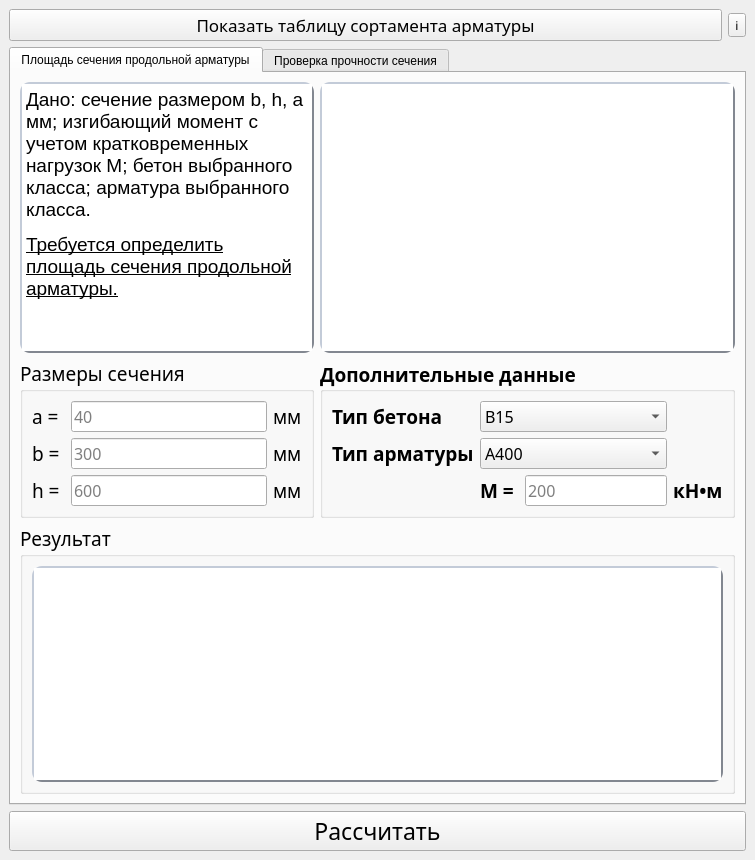
<?xml version="1.0" encoding="UTF-8"?>
<ui version="4.0">
 <class>MainWindow</class>
 <widget class="QMainWindow" name="MainWindow">
  <property name="windowModality">
   <enum>Qt::NonModal</enum>
  </property>
  <property name="geometry">
   <rect>
    <x>0</x>
    <y>0</y>
    <width>755</width>
    <height>860</height>
   </rect>
  </property>
  <property name="sizePolicy">
   <sizepolicy hsizetype="Expanding" vsizetype="Expanding">
    <horstretch>0</horstretch>
    <verstretch>0</verstretch>
   </sizepolicy>
  </property>
  <property name="minimumSize">
   <size>
    <width>755</width>
    <height>860</height>
   </size>
  </property>
  <property name="font">
   <font>
    <stylestrategy>PreferDefault</stylestrategy>
   </font>
  </property>
  <property name="cursor">
   <cursorShape>ArrowCursor</cursorShape>
  </property>
  <property name="mouseTracking">
   <bool>false</bool>
  </property>
  <property name="windowTitle">
   <string>Калькулятор арматуры</string>
  </property>
  <property name="windowOpacity">
   <double>1.000000000000000</double>
  </property>
  <property name="layoutDirection">
   <enum>Qt::LeftToRight</enum>
  </property>
  <property name="autoFillBackground">
   <bool>false</bool>
  </property>
  <property name="styleSheet">
   <string notr="true"/>
  </property>
  <property name="inputMethodHints">
   <set>Qt::ImhNone</set>
  </property>
  <widget class="QWidget" name="centralwidget">
   <layout class="QGridLayout" name="gridLayout_2">
    <item row="1" column="0" colspan="2">
     <widget class="QTabWidget" name="tabWidget">
      <property name="styleSheet">
       <string notr="true"/>
      </property>
      <property name="currentIndex">
       <number>0</number>
      </property>
      <widget class="QWidget" name="tab_1">
       <property name="styleSheet">
        <string notr="true"/>
       </property>
       <attribute name="title">
        <string>Площадь сечения продольной арматуры</string>
       </attribute>
       <layout class="QGridLayout" name="gridLayout_9">
        <item row="1" column="1">
         <widget class="QGraphicsView" name="graphicsView_2">
          <property name="styleSheet">
           <string notr="true">    border-style: outset;
    border-width: 2px;
    border-radius: 10px;
    border-color: #828790;</string>
          </property>
         </widget>
        </item>
        <item row="3" column="0" colspan="2">
         <widget class="QGroupBox" name="sizes_2">
          <property name="font">
           <font>
            <family>Circe ExtraBold</family>
            <pointsize>14</pointsize>
           </font>
          </property>
          <property name="title">
           <string>Результат</string>
          </property>
          <layout class="QGridLayout" name="gridLayout_8">
           <item row="0" column="0">
            <widget class="QTextBrowser" name="answer_text">
             <property name="minimumSize">
              <size>
               <width>0</width>
               <height>113</height>
              </size>
             </property>
             <property name="styleSheet">
              <string notr="true">    border-style: outset;
    border-width: 2px;
    border-radius: 10px;
    border-color: #828790;</string>
             </property>
             <property name="html">
              <string>&lt;!DOCTYPE HTML PUBLIC &quot;-//W3C//DTD HTML 4.0//EN&quot; &quot;http://www.w3.org/TR/REC-html40/strict.dtd&quot;&gt;
&lt;html&gt;&lt;head&gt;&lt;meta name=&quot;qrichtext&quot; content=&quot;1&quot; /&gt;&lt;style type=&quot;text/css&quot;&gt;
p, li { white-space: pre-wrap; }
&lt;/style&gt;&lt;/head&gt;&lt;body style=&quot; font-family:'MS Shell Dlg 2'; font-size:8.25pt; font-weight:400; font-style:normal;&quot;&gt;
&lt;p style=&quot;-qt-paragraph-type:empty; margin-top:0px; margin-bottom:0px; margin-left:0px; margin-right:0px; -qt-block-indent:0; text-indent:0px;&quot;&gt;&lt;br /&gt;&lt;/p&gt;&lt;/body&gt;&lt;/html&gt;</string>
             </property>
            </widget>
           </item>
          </layout>
         </widget>
        </item>
        <item row="2" column="1">
         <widget class="QGroupBox" name="additional_data">
          <property name="font">
           <font>
            <family>Circe ExtraBold</family>
            <pointsize>14</pointsize>
            <weight>75</weight>
            <bold>true</bold>
           </font>
          </property>
          <property name="title">
           <string>Дополнительные данные</string>
          </property>
          <property name="alignment">
           <set>Qt::AlignLeading|Qt::AlignLeft|Qt::AlignVCenter</set>
          </property>
          <layout class="QGridLayout" name="gridLayout_4">
           <item row="0" column="0">
            <widget class="QLabel" name="label_37">
             <property name="font">
              <font>
               <family>Circe Bold</family>
               <pointsize>14</pointsize>
               <weight>75</weight>
               <bold>true</bold>
               <stylestrategy>PreferDefault</stylestrategy>
              </font>
             </property>
             <property name="text">
              <string>Тип бетона</string>
             </property>
            </widget>
           </item>
           <item row="0" column="1" colspan="2">
            <widget class="QComboBox" name="concrete_type">
             <property name="font">
              <font>
               <family>Circe</family>
               <pointsize>12</pointsize>
               <weight>50</weight>
               <bold>false</bold>
              </font>
             </property>
             <property name="currentText">
              <string>B15</string>
             </property>
             <property name="currentIndex">
              <number>2</number>
             </property>
             <item>
              <property name="text">
               <string>B5</string>
              </property>
             </item>
             <item>
              <property name="text">
               <string>B10</string>
              </property>
             </item>
             <item>
              <property name="text">
               <string>B15</string>
              </property>
             </item>
             <item>
              <property name="text">
               <string>B20</string>
              </property>
             </item>
             <item>
              <property name="text">
               <string>B25</string>
              </property>
             </item>
             <item>
              <property name="text">
               <string>B30</string>
              </property>
             </item>
             <item>
              <property name="text">
               <string>B35</string>
              </property>
             </item>
             <item>
              <property name="text">
               <string>B40</string>
              </property>
             </item>
             <item>
              <property name="text">
               <string>B45</string>
              </property>
             </item>
             <item>
              <property name="text">
               <string>B50</string>
              </property>
             </item>
             <item>
              <property name="text">
               <string>B55</string>
              </property>
             </item>
             <item>
              <property name="text">
               <string>B60</string>
              </property>
             </item>
            </widget>
           </item>
           <item row="1" column="0">
            <widget class="QLabel" name="label_38">
             <property name="font">
              <font>
               <family>Circe Bold</family>
               <pointsize>14</pointsize>
               <weight>75</weight>
               <bold>true</bold>
               <stylestrategy>PreferDefault</stylestrategy>
              </font>
             </property>
             <property name="text">
              <string>Тип арматуры</string>
             </property>
            </widget>
           </item>
           <item row="1" column="1" colspan="2">
            <widget class="QComboBox" name="armature_type">
             <property name="font">
              <font>
               <family>Circe</family>
               <pointsize>12</pointsize>
               <weight>50</weight>
               <bold>false</bold>
              </font>
             </property>
             <property name="currentText">
              <string>A400</string>
             </property>
             <property name="currentIndex">
              <number>2</number>
             </property>
             <item>
              <property name="text">
               <string>A240</string>
              </property>
             </item>
             <item>
              <property name="text">
               <string>A300</string>
              </property>
             </item>
             <item>
              <property name="text">
               <string>A400</string>
              </property>
             </item>
             <item>
              <property name="text">
               <string>A500</string>
              </property>
             </item>
            </widget>
           </item>
           <item row="2" column="1">
            <widget class="QLabel" name="label_39">
             <property name="font">
              <font>
               <family>Circe Bold</family>
               <pointsize>14</pointsize>
               <weight>75</weight>
               <bold>true</bold>
               <stylestrategy>PreferDefault</stylestrategy>
              </font>
             </property>
             <property name="text">
              <string>M = </string>
             </property>
             <property name="alignment">
              <set>Qt::AlignLeading|Qt::AlignLeft|Qt::AlignVCenter</set>
             </property>
            </widget>
           </item>
           <item row="2" column="2">
            <widget class="QLineEdit" name="M_field">
             <property name="font">
              <font>
               <family>Circe</family>
               <pointsize>12</pointsize>
               <weight>50</weight>
               <bold>false</bold>
              </font>
             </property>
             <property name="text">
              <string/>
             </property>
             <property name="placeholderText">
              <string>200</string>
             </property>
            </widget>
           </item>
           <item row="2" column="3">
            <widget class="QLabel" name="label_40">
             <property name="font">
              <font>
               <family>Circe Bold</family>
               <pointsize>14</pointsize>
               <weight>75</weight>
               <bold>true</bold>
               <stylestrategy>PreferDefault</stylestrategy>
              </font>
             </property>
             <property name="text">
              <string>кН•м</string>
             </property>
            </widget>
           </item>
          </layout>
         </widget>
        </item>
        <item row="1" column="0">
         <widget class="QTextBrowser" name="task_text">
          <property name="styleSheet">
           <string notr="true">    border-style: outset;
    border-width: 2px;
    border-radius: 10px;
    border-color: #828790;</string>
          </property>
          <property name="html">
           <string>&lt;!DOCTYPE HTML PUBLIC &quot;-//W3C//DTD HTML 4.0//EN&quot; &quot;http://www.w3.org/TR/REC-html40/strict.dtd&quot;&gt;
&lt;html&gt;&lt;head&gt;&lt;meta name=&quot;qrichtext&quot; content=&quot;1&quot; /&gt;&lt;style type=&quot;text/css&quot;&gt;
p, li { white-space: pre-wrap; }
&lt;/style&gt;&lt;/head&gt;&lt;body style=&quot; font-family:'MS Shell Dlg 2'; font-size:8.25pt; font-weight:400; font-style:normal;&quot;&gt;
&lt;p style=&quot; margin-top:12px; margin-bottom:12px; margin-left:0px; margin-right:0px; -qt-block-indent:0; text-indent:0px;&quot;&gt;&lt;span style=&quot; font-family:'Circe'; font-size:14pt;&quot;&gt;Дано: сечение размером b, h, a мм; изгибающий момент с учетом кратковременных нагрузок M; бетон выбранного класса; арматура выбранного класса.&lt;/span&gt;&lt;/p&gt;
&lt;p style=&quot; margin-top:12px; margin-bottom:12px; margin-left:0px; margin-right:0px; -qt-block-indent:0; text-indent:0px;&quot;&gt;&lt;span style=&quot; font-family:'Circe'; font-size:14pt; text-decoration: underline;&quot;&gt;Требуется определить площадь сечения продольной арматуры.&lt;/span&gt;&lt;/p&gt;&lt;/body&gt;&lt;/html&gt;</string>
          </property>
         </widget>
        </item>
        <item row="2" column="0">
         <widget class="QGroupBox" name="sizes">
          <property name="font">
           <font>
            <family>Circe ExtraBold</family>
            <pointsize>14</pointsize>
           </font>
          </property>
          <property name="title">
           <string>Размеры сечения</string>
          </property>
          <layout class="QGridLayout" name="gridLayout">
           <item row="1" column="1">
            <widget class="QLineEdit" name="b_field">
             <property name="font">
              <font>
               <family>Circe</family>
               <pointsize>12</pointsize>
              </font>
             </property>
             <property name="text">
              <string/>
             </property>
             <property name="placeholderText">
              <string>300</string>
             </property>
            </widget>
           </item>
           <item row="0" column="2">
            <widget class="QLabel" name="label_3">
             <property name="font">
              <font>
               <family>Circe Bold</family>
               <pointsize>14</pointsize>
               <stylestrategy>PreferDefault</stylestrategy>
              </font>
             </property>
             <property name="text">
              <string>мм</string>
             </property>
            </widget>
           </item>
           <item row="2" column="0">
            <widget class="QLabel" name="label_7">
             <property name="font">
              <font>
               <family>Circe Bold</family>
               <pointsize>14</pointsize>
               <stylestrategy>PreferDefault</stylestrategy>
              </font>
             </property>
             <property name="text">
              <string>h = </string>
             </property>
            </widget>
           </item>
           <item row="0" column="1">
            <widget class="QLineEdit" name="a_field">
             <property name="font">
              <font>
               <family>Circe</family>
               <pointsize>12</pointsize>
              </font>
             </property>
             <property name="text">
              <string/>
             </property>
             <property name="echoMode">
              <enum>QLineEdit::Normal</enum>
             </property>
             <property name="placeholderText">
              <string>40</string>
             </property>
            </widget>
           </item>
           <item row="1" column="0">
            <widget class="QLabel" name="label_5">
             <property name="font">
              <font>
               <family>Circe Bold</family>
               <pointsize>14</pointsize>
               <stylestrategy>PreferDefault</stylestrategy>
              </font>
             </property>
             <property name="text">
              <string>b = </string>
             </property>
            </widget>
           </item>
           <item row="0" column="0">
            <widget class="QLabel" name="label_2">
             <property name="font">
              <font>
               <family>Circe Bold</family>
               <pointsize>14</pointsize>
               <stylestrategy>PreferDefault</stylestrategy>
              </font>
             </property>
             <property name="text">
              <string>a = </string>
             </property>
             <property name="alignment">
              <set>Qt::AlignLeading|Qt::AlignLeft|Qt::AlignVCenter</set>
             </property>
            </widget>
           </item>
           <item row="2" column="2">
            <widget class="QLabel" name="label_6">
             <property name="font">
              <font>
               <family>Circe Bold</family>
               <pointsize>14</pointsize>
               <stylestrategy>PreferDefault</stylestrategy>
              </font>
             </property>
             <property name="text">
              <string>мм</string>
             </property>
            </widget>
           </item>
           <item row="1" column="2">
            <widget class="QLabel" name="label_4">
             <property name="font">
              <font>
               <family>Circe Bold</family>
               <pointsize>14</pointsize>
               <stylestrategy>PreferDefault</stylestrategy>
              </font>
             </property>
             <property name="text">
              <string>мм</string>
             </property>
            </widget>
           </item>
           <item row="2" column="1">
            <widget class="QLineEdit" name="h_field">
             <property name="font">
              <font>
               <family>Circe</family>
               <pointsize>12</pointsize>
              </font>
             </property>
             <property name="text">
              <string/>
             </property>
             <property name="placeholderText">
              <string>600</string>
             </property>
            </widget>
           </item>
          </layout>
         </widget>
        </item>
       </layout>
       <zorder>graphicsView_2</zorder>
       <zorder>task_text</zorder>
       <zorder>sizes</zorder>
       <zorder>additional_data</zorder>
       <zorder>sizes_2</zorder>
      </widget>
      <widget class="QWidget" name="tab_2">
       <attribute name="title">
        <string>Проверка прочности сечения</string>
       </attribute>
       <layout class="QGridLayout" name="gridLayout_12">
        <item row="0" column="0" colspan="2">
         <widget class="QTextBrowser" name="task_text_2">
          <property name="styleSheet">
           <string notr="true">    border-style: outset;
    border-width: 2px;
    border-radius: 10px;
    border-color: #828790;</string>
          </property>
          <property name="html">
           <string>&lt;!DOCTYPE HTML PUBLIC &quot;-//W3C//DTD HTML 4.0//EN&quot; &quot;http://www.w3.org/TR/REC-html40/strict.dtd&quot;&gt;
&lt;html&gt;&lt;head&gt;&lt;meta name=&quot;qrichtext&quot; content=&quot;1&quot; /&gt;&lt;style type=&quot;text/css&quot;&gt;
p, li { white-space: pre-wrap; }
&lt;/style&gt;&lt;/head&gt;&lt;body style=&quot; font-family:'MS Shell Dlg 2'; font-size:8.25pt; font-weight:400; font-style:normal;&quot;&gt;
&lt;p style=&quot; margin-top:12px; margin-bottom:12px; margin-left:0px; margin-right:0px; -qt-block-indent:0; text-indent:0px;&quot;&gt;&lt;span style=&quot; font-family:'Circe'; font-size:14pt;&quot;&gt;Дано: сечение размерами b, h, a мм; растянутая арматура заданного класса; площадь ее сечения A&lt;/span&gt;&lt;span style=&quot; font-family:'Circe'; font-size:14pt; vertical-align:sub;&quot;&gt;s&lt;/span&gt;&lt;span style=&quot; font-family:'Circe'; font-size:14pt;&quot;&gt;; бетон заданного класса; изгибающий момент M.&lt;/span&gt;&lt;/p&gt;
&lt;p style=&quot; margin-top:12px; margin-bottom:12px; margin-left:0px; margin-right:0px; -qt-block-indent:0; text-indent:0px;&quot;&gt;&lt;span style=&quot; font-family:'Circe'; font-size:14pt; text-decoration: underline;&quot;&gt;Требуется проверить прочность сечения.&lt;/span&gt;&lt;/p&gt;&lt;/body&gt;&lt;/html&gt;</string>
          </property>
         </widget>
        </item>
        <item row="1" column="0">
         <widget class="QGroupBox" name="sizes_3">
          <property name="font">
           <font>
            <family>Circe ExtraBold</family>
            <pointsize>14</pointsize>
           </font>
          </property>
          <property name="title">
           <string>Размеры сечения</string>
          </property>
          <layout class="QGridLayout" name="gridLayout_3">
           <item row="1" column="1">
            <widget class="QLineEdit" name="b_field_2">
             <property name="font">
              <font>
               <family>Circe</family>
               <pointsize>12</pointsize>
              </font>
             </property>
             <property name="text">
              <string/>
             </property>
             <property name="placeholderText">
              <string>300</string>
             </property>
            </widget>
           </item>
           <item row="0" column="2">
            <widget class="QLabel" name="label_8">
             <property name="font">
              <font>
               <family>Circe Bold</family>
               <pointsize>14</pointsize>
               <stylestrategy>PreferDefault</stylestrategy>
              </font>
             </property>
             <property name="text">
              <string>мм</string>
             </property>
            </widget>
           </item>
           <item row="2" column="0">
            <widget class="QLabel" name="label_35">
             <property name="font">
              <font>
               <family>Circe Bold</family>
               <pointsize>14</pointsize>
               <stylestrategy>PreferDefault</stylestrategy>
              </font>
             </property>
             <property name="text">
              <string>h = </string>
             </property>
            </widget>
           </item>
           <item row="0" column="1">
            <widget class="QLineEdit" name="a_field_2">
             <property name="font">
              <font>
               <family>Circe</family>
               <pointsize>12</pointsize>
              </font>
             </property>
             <property name="text">
              <string/>
             </property>
             <property name="echoMode">
              <enum>QLineEdit::Normal</enum>
             </property>
             <property name="placeholderText">
              <string>40</string>
             </property>
            </widget>
           </item>
           <item row="1" column="0">
            <widget class="QLabel" name="label_36">
             <property name="font">
              <font>
               <family>Circe Bold</family>
               <pointsize>14</pointsize>
               <stylestrategy>PreferDefault</stylestrategy>
              </font>
             </property>
             <property name="text">
              <string>b = </string>
             </property>
            </widget>
           </item>
           <item row="0" column="0">
            <widget class="QLabel" name="label_41">
             <property name="font">
              <font>
               <family>Circe Bold</family>
               <pointsize>14</pointsize>
               <stylestrategy>PreferDefault</stylestrategy>
              </font>
             </property>
             <property name="text">
              <string>a = </string>
             </property>
             <property name="alignment">
              <set>Qt::AlignLeading|Qt::AlignLeft|Qt::AlignVCenter</set>
             </property>
            </widget>
           </item>
           <item row="2" column="2">
            <widget class="QLabel" name="label_42">
             <property name="font">
              <font>
               <family>Circe Bold</family>
               <pointsize>14</pointsize>
               <stylestrategy>PreferDefault</stylestrategy>
              </font>
             </property>
             <property name="text">
              <string>мм</string>
             </property>
            </widget>
           </item>
           <item row="1" column="2">
            <widget class="QLabel" name="label_43">
             <property name="font">
              <font>
               <family>Circe Bold</family>
               <pointsize>14</pointsize>
               <stylestrategy>PreferDefault</stylestrategy>
              </font>
             </property>
             <property name="text">
              <string>мм</string>
             </property>
            </widget>
           </item>
           <item row="2" column="1">
            <widget class="QLineEdit" name="h_field_2">
             <property name="font">
              <font>
               <family>Circe</family>
               <pointsize>12</pointsize>
              </font>
             </property>
             <property name="text">
              <string/>
             </property>
             <property name="placeholderText">
              <string>600</string>
             </property>
            </widget>
           </item>
          </layout>
         </widget>
        </item>
        <item row="1" column="1">
         <widget class="QGroupBox" name="additional_data_2">
          <property name="font">
           <font>
            <family>Circe ExtraBold</family>
            <pointsize>14</pointsize>
            <weight>75</weight>
            <bold>true</bold>
           </font>
          </property>
          <property name="title">
           <string>Дополнительные данные</string>
          </property>
          <property name="alignment">
           <set>Qt::AlignLeading|Qt::AlignLeft|Qt::AlignVCenter</set>
          </property>
          <layout class="QGridLayout" name="gridLayout_11">
           <item row="4" column="2">
            <widget class="QLineEdit" name="As_field">
             <property name="font">
              <font>
               <family>Circe</family>
               <pointsize>12</pointsize>
               <weight>50</weight>
               <bold>false</bold>
              </font>
             </property>
             <property name="text">
              <string/>
             </property>
             <property name="placeholderText">
              <string>2945</string>
             </property>
            </widget>
           </item>
           <item row="0" column="0">
            <widget class="QLabel" name="label_44">
             <property name="font">
              <font>
               <family>Circe Bold</family>
               <pointsize>14</pointsize>
               <weight>75</weight>
               <bold>true</bold>
               <stylestrategy>PreferDefault</stylestrategy>
              </font>
             </property>
             <property name="text">
              <string>Тип бетона</string>
             </property>
            </widget>
           </item>
           <item row="2" column="1">
            <widget class="QLabel" name="label_46">
             <property name="font">
              <font>
               <family>Circe Bold</family>
               <pointsize>14</pointsize>
               <weight>75</weight>
               <bold>true</bold>
               <stylestrategy>PreferDefault</stylestrategy>
              </font>
             </property>
             <property name="text">
              <string>M = </string>
             </property>
             <property name="alignment">
              <set>Qt::AlignLeading|Qt::AlignLeft|Qt::AlignVCenter</set>
             </property>
            </widget>
           </item>
           <item row="2" column="2">
            <widget class="QLineEdit" name="M_field_2">
             <property name="font">
              <font>
               <family>Circe</family>
               <pointsize>12</pointsize>
               <weight>50</weight>
               <bold>false</bold>
              </font>
             </property>
             <property name="text">
              <string/>
             </property>
             <property name="placeholderText">
              <string>550</string>
             </property>
            </widget>
           </item>
           <item row="2" column="3">
            <widget class="QLabel" name="label_47">
             <property name="font">
              <font>
               <family>Circe Bold</family>
               <pointsize>14</pointsize>
               <weight>75</weight>
               <bold>true</bold>
               <stylestrategy>PreferDefault</stylestrategy>
              </font>
             </property>
             <property name="text">
              <string>кН•м</string>
             </property>
            </widget>
           </item>
           <item row="0" column="1" colspan="2">
            <widget class="QComboBox" name="concrete_type_2">
             <property name="font">
              <font>
               <family>Circe</family>
               <pointsize>12</pointsize>
               <weight>50</weight>
               <bold>false</bold>
              </font>
             </property>
             <property name="currentText">
              <string>B25</string>
             </property>
             <property name="currentIndex">
              <number>4</number>
             </property>
             <item>
              <property name="text">
               <string>B5</string>
              </property>
             </item>
             <item>
              <property name="text">
               <string>B10</string>
              </property>
             </item>
             <item>
              <property name="text">
               <string>B15</string>
              </property>
             </item>
             <item>
              <property name="text">
               <string>B20</string>
              </property>
             </item>
             <item>
              <property name="text">
               <string>B25</string>
              </property>
             </item>
             <item>
              <property name="text">
               <string>B30</string>
              </property>
             </item>
             <item>
              <property name="text">
               <string>B35</string>
              </property>
             </item>
             <item>
              <property name="text">
               <string>B40</string>
              </property>
             </item>
             <item>
              <property name="text">
               <string>B45</string>
              </property>
             </item>
             <item>
              <property name="text">
               <string>B50</string>
              </property>
             </item>
             <item>
              <property name="text">
               <string>B55</string>
              </property>
             </item>
             <item>
              <property name="text">
               <string>B60</string>
              </property>
             </item>
            </widget>
           </item>
           <item row="1" column="0">
            <widget class="QLabel" name="label_45">
             <property name="font">
              <font>
               <family>Circe Bold</family>
               <pointsize>14</pointsize>
               <weight>75</weight>
               <bold>true</bold>
               <stylestrategy>PreferDefault</stylestrategy>
              </font>
             </property>
             <property name="text">
              <string>Тип арматуры</string>
             </property>
            </widget>
           </item>
           <item row="1" column="1" colspan="2">
            <widget class="QComboBox" name="armature_type_2">
             <property name="font">
              <font>
               <family>Circe</family>
               <pointsize>12</pointsize>
               <weight>50</weight>
               <bold>false</bold>
              </font>
             </property>
             <property name="currentText">
              <string>A400</string>
             </property>
             <property name="currentIndex">
              <number>2</number>
             </property>
             <item>
              <property name="text">
               <string>A240</string>
              </property>
             </item>
             <item>
              <property name="text">
               <string>A300</string>
              </property>
             </item>
             <item>
              <property name="text">
               <string>A400</string>
              </property>
             </item>
             <item>
              <property name="text">
               <string>A500</string>
              </property>
             </item>
            </widget>
           </item>
           <item row="4" column="3">
            <widget class="QLabel" name="label_48">
             <property name="font">
              <font>
               <family>Circe Bold</family>
               <pointsize>14</pointsize>
               <weight>75</weight>
               <bold>true</bold>
               <stylestrategy>PreferDefault</stylestrategy>
              </font>
             </property>
             <property name="text">
              <string>мм²</string>
             </property>
            </widget>
           </item>
           <item row="4" column="1">
            <widget class="QLabel" name="label_49">
             <property name="font">
              <font>
               <family>Circe Bold</family>
               <pointsize>14</pointsize>
               <weight>75</weight>
               <bold>true</bold>
               <stylestrategy>PreferDefault</stylestrategy>
              </font>
             </property>
             <property name="text">
              <string>As = </string>
             </property>
             <property name="alignment">
              <set>Qt::AlignLeading|Qt::AlignLeft|Qt::AlignVCenter</set>
             </property>
            </widget>
           </item>
          </layout>
         </widget>
        </item>
        <item row="2" column="0" colspan="2">
         <widget class="QGroupBox" name="sizes_4">
          <property name="font">
           <font>
            <family>Circe ExtraBold</family>
            <pointsize>14</pointsize>
           </font>
          </property>
          <property name="title">
           <string>Результат</string>
          </property>
          <layout class="QGridLayout" name="gridLayout_10">
           <item row="0" column="0">
            <widget class="QTextBrowser" name="answer_text_2">
             <property name="minimumSize">
              <size>
               <width>0</width>
               <height>113</height>
              </size>
             </property>
             <property name="styleSheet">
              <string notr="true">    border-style: outset;
    border-width: 2px;
    border-radius: 10px;
    border-color: #828790;</string>
             </property>
             <property name="html">
              <string>&lt;!DOCTYPE HTML PUBLIC &quot;-//W3C//DTD HTML 4.0//EN&quot; &quot;http://www.w3.org/TR/REC-html40/strict.dtd&quot;&gt;
&lt;html&gt;&lt;head&gt;&lt;meta name=&quot;qrichtext&quot; content=&quot;1&quot; /&gt;&lt;style type=&quot;text/css&quot;&gt;
p, li { white-space: pre-wrap; }
&lt;/style&gt;&lt;/head&gt;&lt;body style=&quot; font-family:'Circe ExtraBold'; font-size:14pt; font-weight:400; font-style:normal;&quot;&gt;
&lt;p style=&quot;-qt-paragraph-type:empty; margin-top:0px; margin-bottom:0px; margin-left:0px; margin-right:0px; -qt-block-indent:0; text-indent:0px; font-family:'MS Shell Dlg 2'; font-size:8.25pt;&quot;&gt;&lt;br /&gt;&lt;/p&gt;&lt;/body&gt;&lt;/html&gt;</string>
             </property>
            </widget>
           </item>
          </layout>
         </widget>
        </item>
       </layout>
      </widget>
     </widget>
    </item>
    <item row="0" column="1">
     <widget class="QToolButton" name="infoButton">
      <property name="text">
       <string>ℹ️</string>
      </property>
     </widget>
    </item>
    <item row="0" column="0">
     <widget class="QPushButton" name="btn_showTable">
      <property name="font">
       <font>
        <family>Circe Bold</family>
        <pointsize>13</pointsize>
       </font>
      </property>
      <property name="text">
       <string>Показать таблицу сортамента арматуры</string>
      </property>
     </widget>
    </item>
    <item row="3" column="0" colspan="2">
     <widget class="QPushButton" name="pushButton">
      <property name="font">
       <font>
        <family>Circe Bold</family>
        <pointsize>17</pointsize>
        <stylestrategy>PreferDefault</stylestrategy>
       </font>
      </property>
      <property name="text">
       <string>Рассчитать</string>
      </property>
     </widget>
    </item>
   </layout>
  </widget>
 </widget>
 <resources/>
 <connections/>
</ui>
